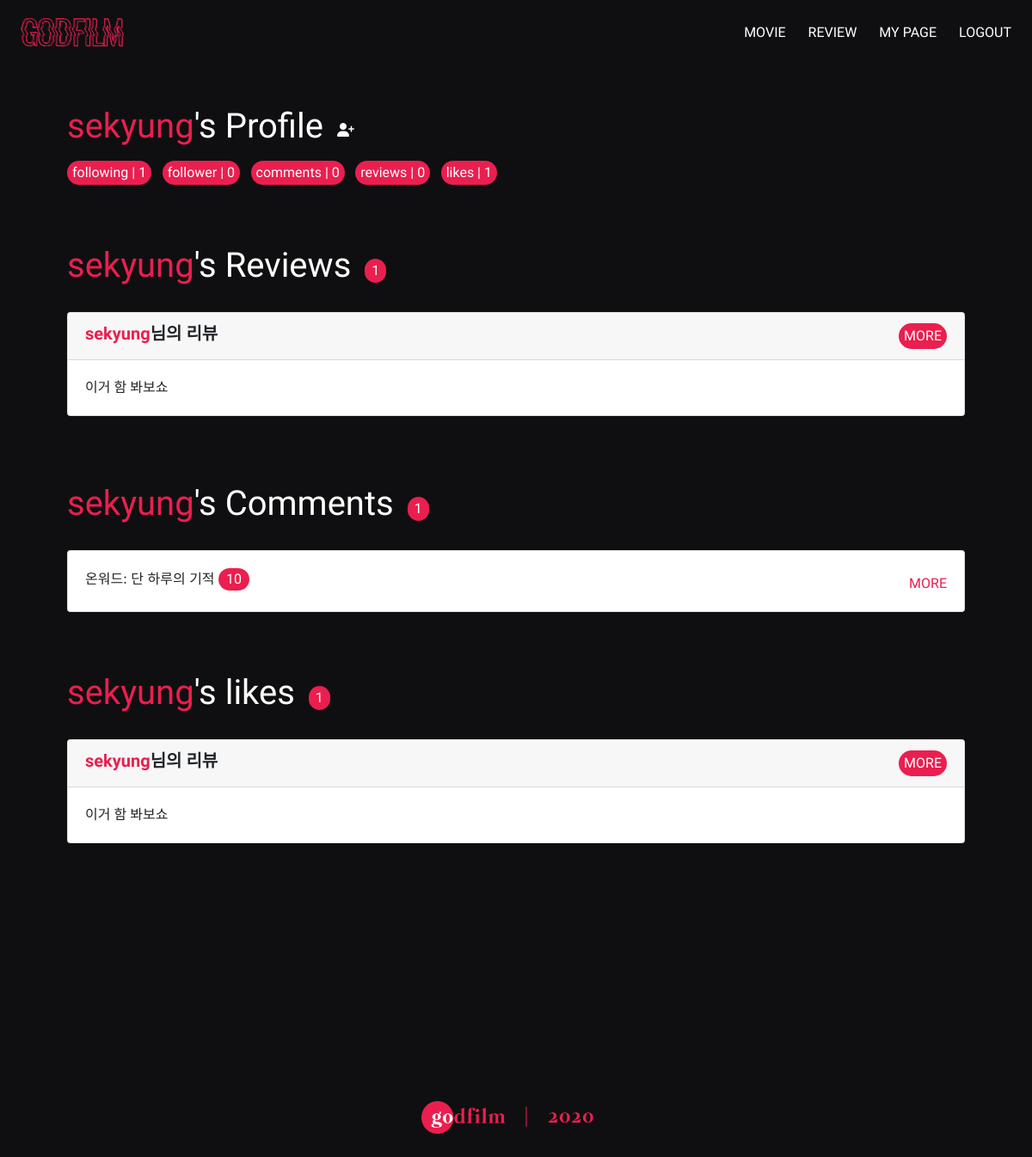
Before: /accounts/sekyung/ (signed in) with the older database file.
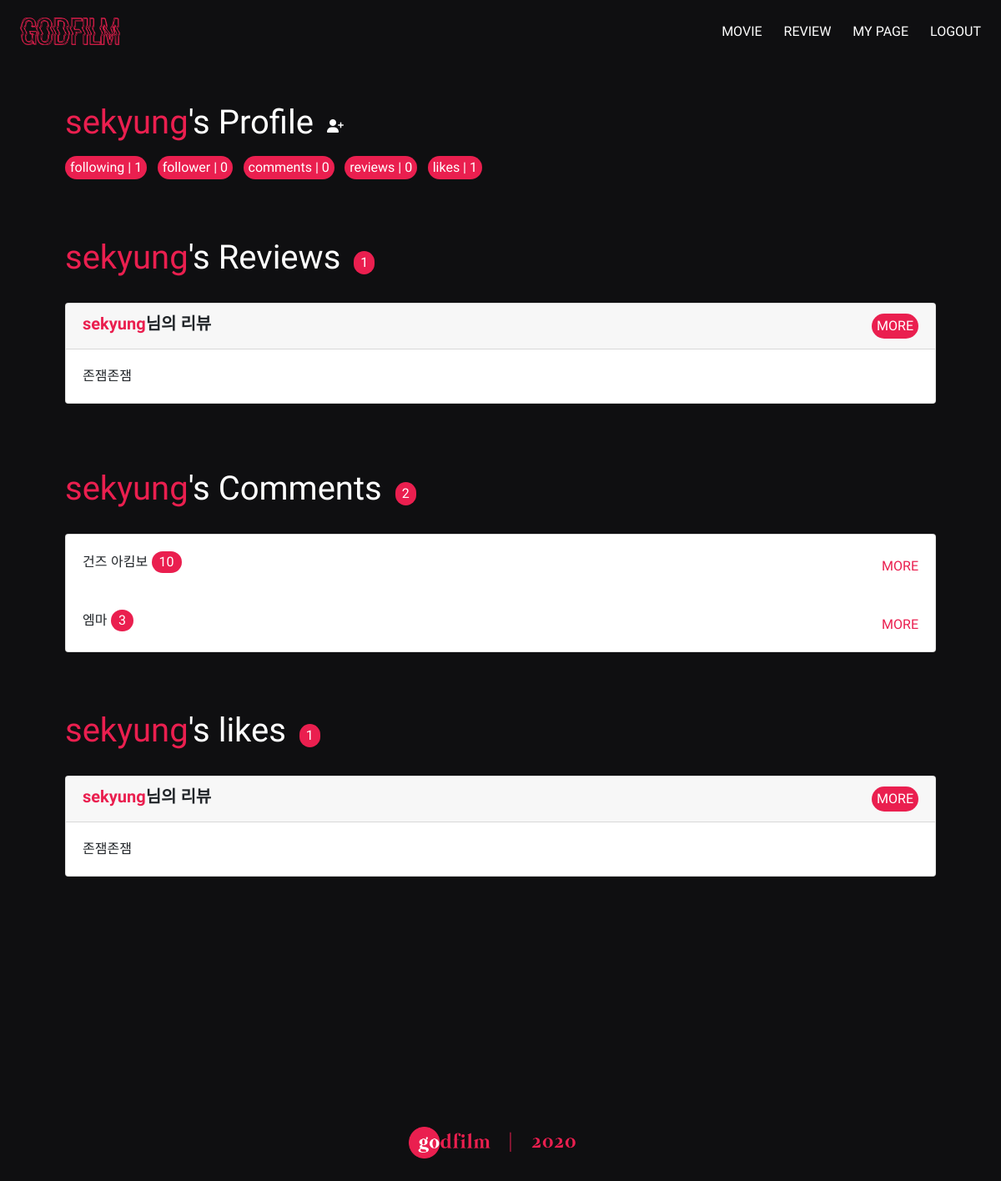
After: the same page with the newer database file.
### accounts/models.py (models this page shows)
class User(AbstractUser):
    followers = models.ManyToManyField(
            settings.AUTH_USER_MODEL,
            related_name='followings'
        )

### movies/models.py (models this page shows, shortened)
class Review(models.Model):
    title = models.CharField(max_length=100)
    content = models.TextField()
    user = models.ForeignKey(settings.AUTH_USER_MODEL, on_delete=models.CASCADE)
    movie = models.ForeignKey(Movie, on_delete=models.CASCADE)
    created_at = models.DateTimeField(auto_now_add=True)
    updated_at = models.DateTimeField(auto_now=True)
    like_users = models.ManyToManyField(settings.AUTH_USER_MODEL, related_name='like_reviews', blank=True)

class MovieComment(models.Model):
    score = models.IntegerField()
    content = models.CharField(max_length=200)
    created_at = models.DateTimeField(auto_now_add=True)
    updated_at = models.DateTimeField(auto_now=True)
    movie = models.ForeignKey(Movie, on_delete=models.CASCADE)
    user = models.ForeignKey(settings.AUTH_USER_MODEL, on_delete=models.CASCADE)

class Movie(models.Model):
    title = models.CharField(max_length=100)
    overview = models.TextField(blank=True)
    poster_path = models.CharField(max_length=200, null=True)
    cast = models.ManyToManyField(Cast, related_name='cast_movie', blank=True)

### accounts/views.py (the view)
# urls.py: path('<username>/', views.profile, name='profile'),
@login_required
def profile(request, username):
    User = get_user_model()
    person = get_object_or_404(User, username=username)
    if person.moviecomment_set.count() != 0:
        cast_list = person.moviecomment_set.order_by('-score')[0].movie.cast.all()
    else:
        cast_list = Movie.objects.order_by('-moviecomment')[0].cast.all()
    context = {
        'person': person,
        'cast_list': cast_list,
    }
    return render(request, 'accounts/profile.html', context)

### accounts/templates/accounts/profile.html (shortened to what this page needs)
{% extends 'base.html' %}
{% load bootstrap4 %}
{% load static %}
{% block content %}
<div class="d-flex justify-content-start">
    <h1 style="color: white;"><span style="color: #ea1f4f;">{{ person.username }}</span>'s Profile</h1>
    {% if user != person %}
    <a href="{% url 'accounts:follow' person.username %}" class="mt-3 ml-3">
        {% if user in person.followers.all %}
            <i class="fas fa-user-plus" style="color: #ea1f4f;"></i>
        {% else %}
            <i class="fas fa-user-plus" style="color: white;"></i>
        {% endif %}
    </a>
    {% endif %}
</div>
<div class="follow-info mt-2">
    <span class="mr-2 following-num"> following | {{ person.followings.all|length }}</span>
    <span class="mr-2 follower-num"> follower | {{ person.followers.all|length }}</span>
    <span class="mr-2"> comments | {{ person.moviecomment_set|length }}</span>
    <span class="mr-2"> reviews | {{ person.review_set|length }}</span>
    <span class="mr-2"> likes | {{ person.like_reviews.all|length }}</span>
</div>
<div class="d-flex justify-content-start">
    <h1 style="color: white; margin: 70px 0 30px 0;"><span style="color: #ea1f4f;">{{ person.username }}</span>'s Reviews</h1>
    <div class="follow-info" style="margin: 70px 0 30px 0;"><span class="ml-3 mt-3 px-2">{{  person.review_set.count }}</span></div>
</div>
{% for review in person.review_set.all %}
  <div class="card mb-2">
    <h5 class="card-header d-flex justify-content-between">
      <span style="font-family: 'Nanum Gothic', sans-serif; font-weight:bold"><a href="{% url 'accounts:profile' review.user %}" class="goprofile">{{ person.username }}</a>님의 리뷰</span>
      <a href="{% url 'movies:review_detail' review.movie.id review.id %}" class="btn review-more">MORE</a>
    </h5>
    <div class="card-body d-flex justify-content-between">
      <p class="card-text">{{ review.title }}</p>
    </div>
  </div>
{% endfor %}
<div class="d-flex justify-content-start">
    <h1 style="color: white;  margin: 70px 0 30px 0;"><span style="color: #ea1f4f;">{{ person.username }}</span>'s Comments</h1>
    <div class="follow-info" style="margin: 70px 0 30px 0;"><span class="ml-3 mt-3 px-2">{{ person.moviecomment_set.count }}</span></div>
</div>
{% if person.moviecomment_set.count != 0%}
<div class="card">
    {% for moviecomment in person.moviecomment_set.all %}
    <div class="card-body d-flex justify-content-between">
      <div>
        <span style="display: inline-block;">{{ moviecomment.movie.title }}</span>
        <span style="display: inline-block;" class="comment-score">{{ moviecomment.score }}</span>
      </div>
        <div class="d-flex justify-content-end">
            <a class="comment-more" href="{% url 'movies:movie_detail' moviecomment.movie.id %}">MORE</a>
        </div>
    </div>
    {% endfor %}
</div>
{% endif %}
<div class="d-flex justify-content-start">
  <h1 style="color: white; margin: 70px 0 30px 0;"><span style="color: #ea1f4f;">{{ person.username }}</span>'s likes</h1>
  <div class="follow-info" style="margin: 70px 0 30px 0;"><span class="ml-3 mt-3 px-2">{{  person.like_reviews.all.count }}</span></div>
</div>
{% for review in person.like_reviews.all %}
<div class="card mb-2">
  <h5 class="card-header d-flex justify-content-between">
    <span style="font-family: 'Nanum Gothic', sans-serif; font-weight:bold"><a href="{% url 'accounts:profile' review.user %}" class="goprofile">{{ review.user.username }}</a>님의 리뷰</span>
    <a href="{% url 'movies:review_detail' review.movie.id review.id %}" class="btn review-more">MORE</a>
  </h5>
  <div class="card-body d-flex justify-content-between">
    <p class="card-text">{{ review.title }}</p>
  </div>
</div>
{% endfor %}
{% endblock %}

Changed rows visible on the page:
removed MovieComment: movie "온워드: 단 하루의 기적", score "10"
changed User "sekyung": moviecomment_set.count "1" → "2"
changed Review "sekyung": title "이거 함 봐보쇼" → "존잼존잼"
added MovieComment: movie "건즈 아킴보", score "10"
added MovieComment: movie "엠마", score "3"
